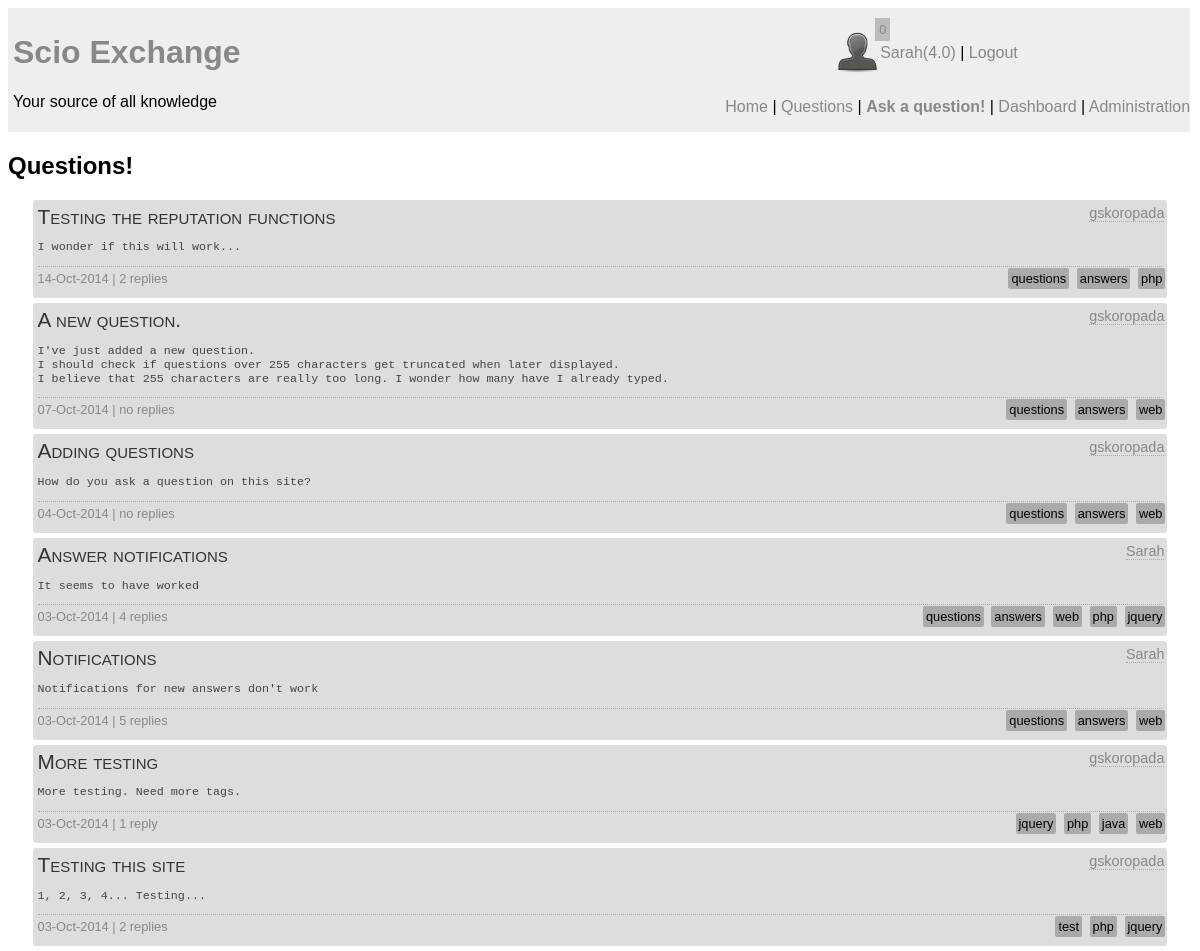
/questions.php (signed in), run on the app's committed database.
### tables this page shows
CREATE TABLE `question` (
  `question_id` int(10) unsigned NOT NULL AUTO_INCREMENT,
  `author` int(10) unsigned NOT NULL COMMENT 'Foreign Key',
  `question_title` text,
  `content` longtext,
  `tags` text,
  `timestamp` datetime NOT NULL,
  `status` char(1) NOT NULL DEFAULT 'O',
  PRIMARY KEY (`question_id`),
  KEY `author` (`author`),
  CONSTRAINT `question_ibfk_1` FOREIGN KEY (`author`) REFERENCES `user` (`UserID`)
);

CREATE TABLE `user` (
  `UserID` int(11) unsigned NOT NULL AUTO_INCREMENT,
  `email` varchar(30) NOT NULL,
  `screenName` varchar(25) NOT NULL,
  `reputation` float DEFAULT '0',
  `role` int(11) DEFAULT '0',
  `avatar` varchar(20) DEFAULT NULL,
  `pwd` varchar(255) NOT NULL,
  `active` bit(1) NOT NULL DEFAULT b'0',
  `moderated` bit(1) NOT NULL DEFAULT b'1',
  `pwdChange` bit(1) DEFAULT b'0',
  PRIMARY KEY (`UserID`)
);

### questions_backend.php (the view, shortened to what this page needs)
<?php
function listQuestions($slider) {
	global $con;
	$query =
	"SELECT question.author as auth, question_id, question_title, question.content as q, tags, replies, screenName, timestamp FROM question
	LEFT JOIN
		(SELECT count(answer_id) as replies, question from answer group by question) as reply
	on question_id = question
	INNER JOIN user on question.author = UserID
	ORDER BY timestamp DESC ";
	$result = mysqli_query($con, $query);
	if(!$result) {
		echo "DB Error";
	} else {
		while($question = mysqli_fetch_array($result)) {
			if(empty($question['replies'])) {
				$r = "no replies";
			} else {
				if($question['replies'] == 1) {
					$r = "1 reply";
				} else {
					$r = $question['replies']." replies";
				}
			}
			if(strlen($question['q']) > 255) {
				$q = substr($question['q'],0,255)."...";
			} else {
				$q = $question['q'];
			}
			$d = new DateTime($question['timestamp']);
			echo "<div id=\"".$question['question_id']."\" class='question qredirect click_option'><p class='qtitle'>".$question['question_title']."</p>";
			echo "<span class='qauthor'><a href=\"user_profile.php?id=".$question['auth']."\">".$question['screenName']."</a></span>";
			echo "<span class='qexcerpt'><pre>$q</pre></span>";
			echo "<span class='qstats'>".date_format($d, "d-M-Y")." | $r";
			echo "<span class='tags'>";
			$tags = explode(', ' , $question['tags']);
			foreach($tags as $tag) {
				$tag = trim($tag);
				echo "<a href='tag.php?tag=$tag'>$tag</a> ";
			}
			echo "</span></span>";
			echo "</div>\n";
		}
	}
}
?>

### styles/main.css (style rules this page uses)
body { font-family: sans-serif; }

### styles/header.css (style rules this page uses)
a:link, a:visited { color: #888; text-decoration: none; }

### styles/questions.css (style rules this page uses)
.question { position: relative; width: 95%; background-color: #ddd; margin: auto; margin-bottom: 5px; padding: 5px; border-radius: 3px; }
.qtitle { font-size: 1.3em; font-variant: small-caps; padding: 0px; margin: 0px; margin-bottom: 4px; color: #333; }
.qauthor { position: absolute; top: 5px; right: 3px; font-size: 0.9em; border-bottom: dotted 1px #aaa; }
.qauthor > a:link, .qauthor > a:visited, .aauthor > a:link, .aauthor > a:visited, .cauthor > a:link, .cauthor > a:visited { color: #888; text-decoration: none; }
.qexcerpt { color: #444; font-size: 0.9em; display: block; }
.qstats { margin-top: 3px; margin-bottom: 3px; border-top: dotted 1px #aaa; width: 100%; display: block; padding-top: 4px; padding-bottom: 4px; font-size: 0.8em; color: #888; }
.tags { position: absolute; right: 0px; text-align: right; }
.tags > a:link, .tags > a:visited { background-color: #aaa; padding: 3px; margin: 2px; border-radius: 2px; color: black; text-decoration: none; }

### data on the page
question: question_title "Testing the reputation functions", author.screenName "gskoropada", content "I wonder if this will work...", timestamp "14-Oct-2014", r "2 replies", tags "questions", tags "answers", tags "php"
question: question_title "A new question.", author.screenName "gskoropada", content "I've just added a new question. I should check if questions over 255 characters get truncated when later displayed. I believe that 255 characters are really too long. I wonder how many have I already typed.", timestamp "07-Oct-2014", r "no replies", tags "questions", tags "answers", tags "web"
question: question_title "Adding questions", author.screenName "gskoropada", content "How do you ask a question on this site?", timestamp "04-Oct-2014", r "no replies", tags "questions", tags "answers", tags "web"
question: question_title "Answer notifications", author.screenName "Sarah", content "It seems to have worked", timestamp "03-Oct-2014", r "4 replies", tags "questions", tags "answers", tags "web", tags "php", tags "jquery"
question: question_title "Notifications", author.screenName "Sarah", content "Notifications for new answers don't work", timestamp "03-Oct-2014", r "5 replies", tags "questions", tags "answers", tags "web"
question: question_title "More testing", author.screenName "gskoropada", content "More testing. Need more tags.", timestamp "03-Oct-2014", r "1 reply", tags "jquery", tags "php", tags "java", tags "web"
question: question_title "Testing this site", author.screenName "gskoropada", content "1, 2, 3, 4... Testing...", timestamp "03-Oct-2014", r "2 replies", tags "test", tags "php", tags "jquery"

### other printed values
$nots "0"
$_SESSION['screenname'] "Sarah"
$_SESSION['reputation'] "4.0"
